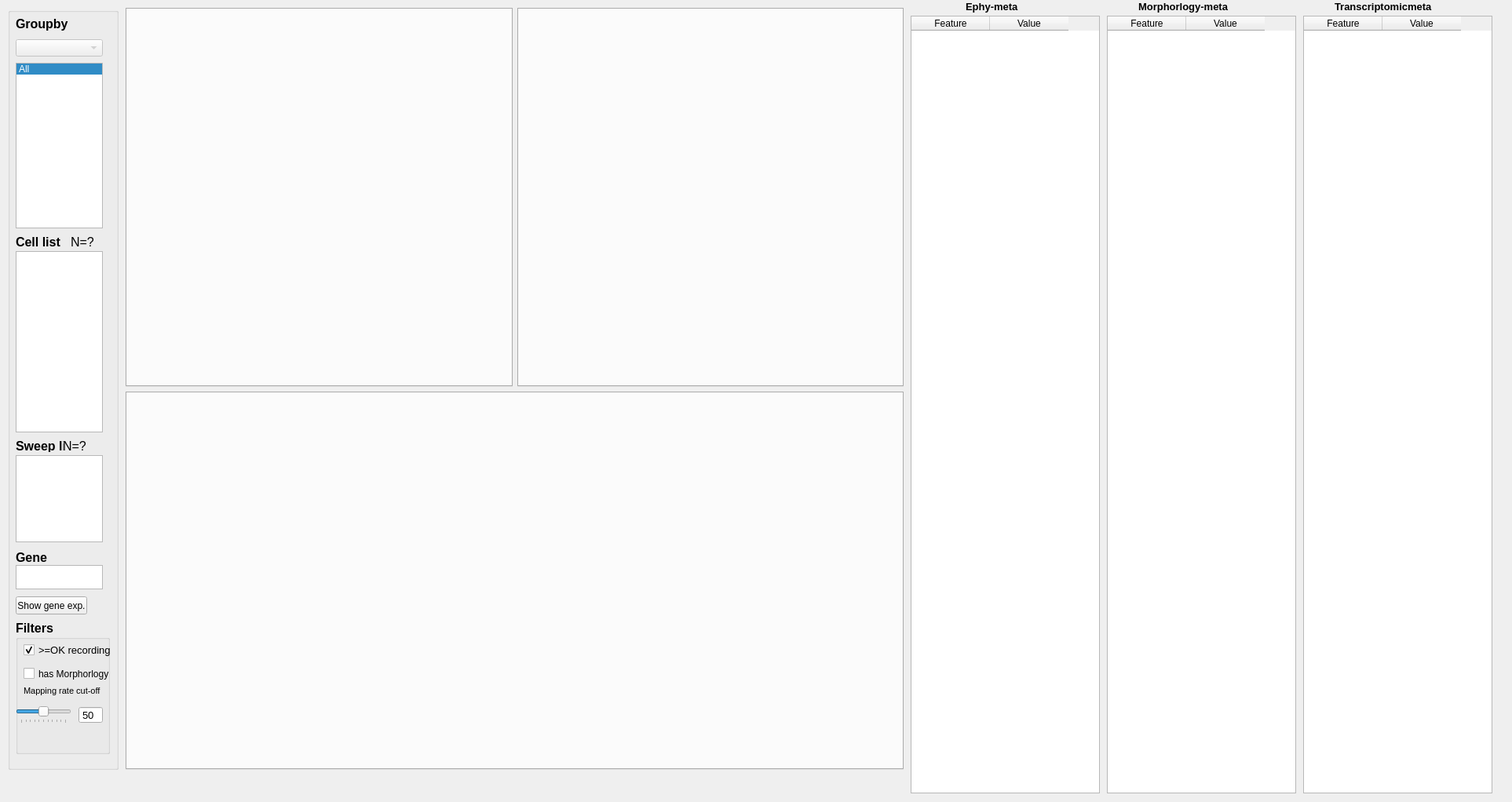
<?xml version="1.0" encoding="UTF-8"?>
<ui version="4.0">
 <class>Form</class>
 <widget class="QWidget" name="Form">
  <property name="geometry">
   <rect>
    <x>0</x>
    <y>0</y>
    <width>1926</width>
    <height>1022</height>
   </rect>
  </property>
  <property name="windowTitle">
   <string>Form</string>
  </property>
  <widget class="QWidget" name="verticalLayoutWidget">
   <property name="geometry">
    <rect>
     <x>10</x>
     <y>10</y>
     <width>141</width>
     <height>971</height>
    </rect>
   </property>
   <layout class="QVBoxLayout" name="verticalLayout">
    <item>
     <widget class="QGroupBox" name="groupBox">
      <property name="title">
       <string/>
      </property>
      <widget class="QListWidget" name="listWidget_cells">
       <property name="geometry">
        <rect>
         <x>10</x>
         <y>310</y>
         <width>111</width>
         <height>231</height>
        </rect>
       </property>
       <property name="currentRow">
        <number>-1</number>
       </property>
      </widget>
      <widget class="QListWidget" name="listWidget_sweeps">
       <property name="geometry">
        <rect>
         <x>10</x>
         <y>570</y>
         <width>111</width>
         <height>111</height>
        </rect>
       </property>
      </widget>
      <widget class="QLabel" name="label_ct">
       <property name="geometry">
        <rect>
         <x>10</x>
         <y>10</y>
         <width>71</width>
         <height>20</height>
        </rect>
       </property>
       <property name="font">
        <font>
         <pointsize>12</pointsize>
         <weight>75</weight>
         <bold>true</bold>
        </font>
       </property>
       <property name="text">
        <string>Groupby</string>
       </property>
      </widget>
      <widget class="QListWidget" name="listWidget_ct">
       <property name="geometry">
        <rect>
         <x>10</x>
         <y>70</y>
         <width>111</width>
         <height>211</height>
        </rect>
       </property>
       <property name="currentRow">
        <number>0</number>
       </property>
       <item>
        <property name="text">
         <string>All</string>
        </property>
       </item>
      </widget>
      <widget class="QLabel" name="label_ct_2">
       <property name="geometry">
        <rect>
         <x>10</x>
         <y>290</y>
         <width>61</width>
         <height>16</height>
        </rect>
       </property>
       <property name="font">
        <font>
         <pointsize>12</pointsize>
         <weight>75</weight>
         <bold>true</bold>
        </font>
       </property>
       <property name="text">
        <string>Cell list</string>
       </property>
      </widget>
      <widget class="QLabel" name="label_ct_3">
       <property name="geometry">
        <rect>
         <x>10</x>
         <y>550</y>
         <width>61</width>
         <height>16</height>
        </rect>
       </property>
       <property name="font">
        <font>
         <pointsize>12</pointsize>
         <weight>75</weight>
         <bold>true</bold>
        </font>
       </property>
       <property name="text">
        <string>Sweep list</string>
       </property>
      </widget>
      <widget class="QLabel" name="label_cellNum">
       <property name="geometry">
        <rect>
         <x>80</x>
         <y>290</y>
         <width>61</width>
         <height>16</height>
        </rect>
       </property>
       <property name="font">
        <font>
         <pointsize>12</pointsize>
        </font>
       </property>
       <property name="text">
        <string>N=?</string>
       </property>
      </widget>
      <widget class="QPushButton" name="pushButton_show_gene">
       <property name="geometry">
        <rect>
         <x>10</x>
         <y>750</y>
         <width>91</width>
         <height>23</height>
        </rect>
       </property>
       <property name="text">
        <string>Show gene exp.</string>
       </property>
      </widget>
      <widget class="QTextEdit" name="textEdit">
       <property name="geometry">
        <rect>
         <x>10</x>
         <y>710</y>
         <width>111</width>
         <height>31</height>
        </rect>
       </property>
      </widget>
      <widget class="QLabel" name="label_ct_5">
       <property name="geometry">
        <rect>
         <x>10</x>
         <y>690</y>
         <width>91</width>
         <height>20</height>
        </rect>
       </property>
       <property name="font">
        <font>
         <pointsize>12</pointsize>
         <weight>75</weight>
         <bold>true</bold>
        </font>
       </property>
       <property name="text">
        <string>Gene</string>
       </property>
      </widget>
      <widget class="QLabel" name="label_sweepNum">
       <property name="geometry">
        <rect>
         <x>70</x>
         <y>550</y>
         <width>61</width>
         <height>16</height>
        </rect>
       </property>
       <property name="font">
        <font>
         <pointsize>12</pointsize>
        </font>
       </property>
       <property name="text">
        <string>N=?</string>
       </property>
      </widget>
      <widget class="QComboBox" name="comboBox_groupBy">
       <property name="enabled">
        <bool>false</bool>
       </property>
       <property name="geometry">
        <rect>
         <x>10</x>
         <y>40</y>
         <width>111</width>
         <height>22</height>
        </rect>
       </property>
      </widget>
      <widget class="QGroupBox" name="groupBox_filter">
       <property name="geometry">
        <rect>
         <x>10</x>
         <y>780</y>
         <width>120</width>
         <height>171</height>
        </rect>
       </property>
       <property name="font">
        <font>
         <pointsize>12</pointsize>
         <weight>75</weight>
         <bold>true</bold>
        </font>
       </property>
       <property name="title">
        <string>Filters</string>
       </property>
       <widget class="QCheckBox" name="cb_hasMorph">
        <property name="geometry">
         <rect>
          <x>10</x>
          <y>60</y>
          <width>111</width>
          <height>17</height>
         </rect>
        </property>
        <property name="font">
         <font>
          <pointsize>9</pointsize>
          <weight>50</weight>
          <bold>false</bold>
         </font>
        </property>
        <property name="text">
         <string>has Morphorlogy</string>
        </property>
       </widget>
       <widget class="QLabel" name="label_ct_8">
        <property name="geometry">
         <rect>
          <x>10</x>
          <y>80</y>
          <width>111</width>
          <height>20</height>
         </rect>
        </property>
        <property name="font">
         <font>
          <pointsize>8</pointsize>
          <weight>50</weight>
          <bold>false</bold>
         </font>
        </property>
        <property name="text">
         <string>Mapping rate cut-off</string>
        </property>
       </widget>
       <widget class="QSpinBox" name="spinBox_mappingrate">
        <property name="geometry">
         <rect>
          <x>80</x>
          <y>110</y>
          <width>31</width>
          <height>22</height>
         </rect>
        </property>
        <property name="font">
         <font>
          <pointsize>10</pointsize>
          <weight>50</weight>
          <bold>false</bold>
         </font>
        </property>
        <property name="readOnly">
         <bool>true</bool>
        </property>
        <property name="buttonSymbols">
         <enum>QAbstractSpinBox::NoButtons</enum>
        </property>
        <property name="value">
         <number>50</number>
        </property>
       </widget>
       <widget class="QCheckBox" name="checkBox_goodEphy">
        <property name="geometry">
         <rect>
          <x>10</x>
          <y>30</y>
          <width>111</width>
          <height>17</height>
         </rect>
        </property>
        <property name="font">
         <font>
          <pointsize>10</pointsize>
          <weight>50</weight>
          <bold>false</bold>
         </font>
        </property>
        <property name="text">
         <string>&gt;=OK recording</string>
        </property>
        <property name="checked">
         <bool>true</bool>
        </property>
       </widget>
       <widget class="QSlider" name="horizontalSlider_mappingrate">
        <property name="geometry">
         <rect>
          <x>0</x>
          <y>110</y>
          <width>71</width>
          <height>22</height>
         </rect>
        </property>
        <property name="maximum">
         <number>100</number>
        </property>
        <property name="value">
         <number>50</number>
        </property>
        <property name="orientation">
         <enum>Qt::Horizontal</enum>
        </property>
        <property name="tickPosition">
         <enum>QSlider::TicksBelow</enum>
        </property>
        <property name="tickInterval">
         <number>10</number>
        </property>
       </widget>
      </widget>
     </widget>
    </item>
   </layout>
  </widget>
  <widget class="QWidget" name="gridLayoutWidget">
   <property name="geometry">
    <rect>
     <x>160</x>
     <y>10</y>
     <width>991</width>
     <height>971</height>
    </rect>
   </property>
   <layout class="QGridLayout" name="gridLayout">
    <item row="1" column="0" colspan="2">
     <widget class="QTabWidget" name="tabWidget_Transcitome">
      <property name="currentIndex">
       <number>-1</number>
      </property>
     </widget>
    </item>
    <item row="0" column="0">
     <widget class="QTabWidget" name="tabWidget_Morphor">
      <property name="currentIndex">
       <number>-1</number>
      </property>
     </widget>
    </item>
    <item row="0" column="1">
     <widget class="QTabWidget" name="tabWidget_Ephy">
      <property name="currentIndex">
       <number>-1</number>
      </property>
     </widget>
    </item>
   </layout>
  </widget>
  <widget class="QLabel" name="label_ct_4">
   <property name="geometry">
    <rect>
     <x>1230</x>
     <y>0</y>
     <width>101</width>
     <height>16</height>
    </rect>
   </property>
   <property name="font">
    <font>
     <pointsize>10</pointsize>
     <weight>75</weight>
     <bold>true</bold>
    </font>
   </property>
   <property name="text">
    <string>Ephy-meta</string>
   </property>
  </widget>
  <widget class="QTableWidget" name="tableWidget_EphyMetaData">
   <property name="geometry">
    <rect>
     <x>1160</x>
     <y>20</y>
     <width>241</width>
     <height>991</height>
    </rect>
   </property>
   <attribute name="verticalHeaderVisible">
    <bool>false</bool>
   </attribute>
   <column>
    <property name="text">
     <string>Feature</string>
    </property>
   </column>
   <column>
    <property name="text">
     <string>Value</string>
    </property>
   </column>
  </widget>
  <widget class="QLabel" name="label_ct_7">
   <property name="geometry">
    <rect>
     <x>1450</x>
     <y>0</y>
     <width>171</width>
     <height>16</height>
    </rect>
   </property>
   <property name="font">
    <font>
     <pointsize>10</pointsize>
     <weight>75</weight>
     <bold>true</bold>
    </font>
   </property>
   <property name="text">
    <string>Morphorlogy-meta</string>
   </property>
  </widget>
  <widget class="QTableWidget" name="tableWidget_morphorMetaData">
   <property name="geometry">
    <rect>
     <x>1410</x>
     <y>20</y>
     <width>241</width>
     <height>991</height>
    </rect>
   </property>
   <attribute name="verticalHeaderVisible">
    <bool>false</bool>
   </attribute>
   <column>
    <property name="text">
     <string>Feature</string>
    </property>
   </column>
   <column>
    <property name="text">
     <string>Value</string>
    </property>
   </column>
  </widget>
  <widget class="QLabel" name="label_ct_6">
   <property name="geometry">
    <rect>
     <x>1700</x>
     <y>0</y>
     <width>171</width>
     <height>16</height>
    </rect>
   </property>
   <property name="font">
    <font>
     <pointsize>10</pointsize>
     <weight>75</weight>
     <bold>true</bold>
    </font>
   </property>
   <property name="text">
    <string>Transcriptomicmeta</string>
   </property>
  </widget>
  <widget class="QTableWidget" name="tableWidget_TransMetaData">
   <property name="geometry">
    <rect>
     <x>1660</x>
     <y>20</y>
     <width>241</width>
     <height>991</height>
    </rect>
   </property>
   <attribute name="verticalHeaderVisible">
    <bool>false</bool>
   </attribute>
   <column>
    <property name="text">
     <string>Feature</string>
    </property>
   </column>
   <column>
    <property name="text">
     <string>Value</string>
    </property>
   </column>
  </widget>
 </widget>
 <resources/>
 <connections/>
</ui>
